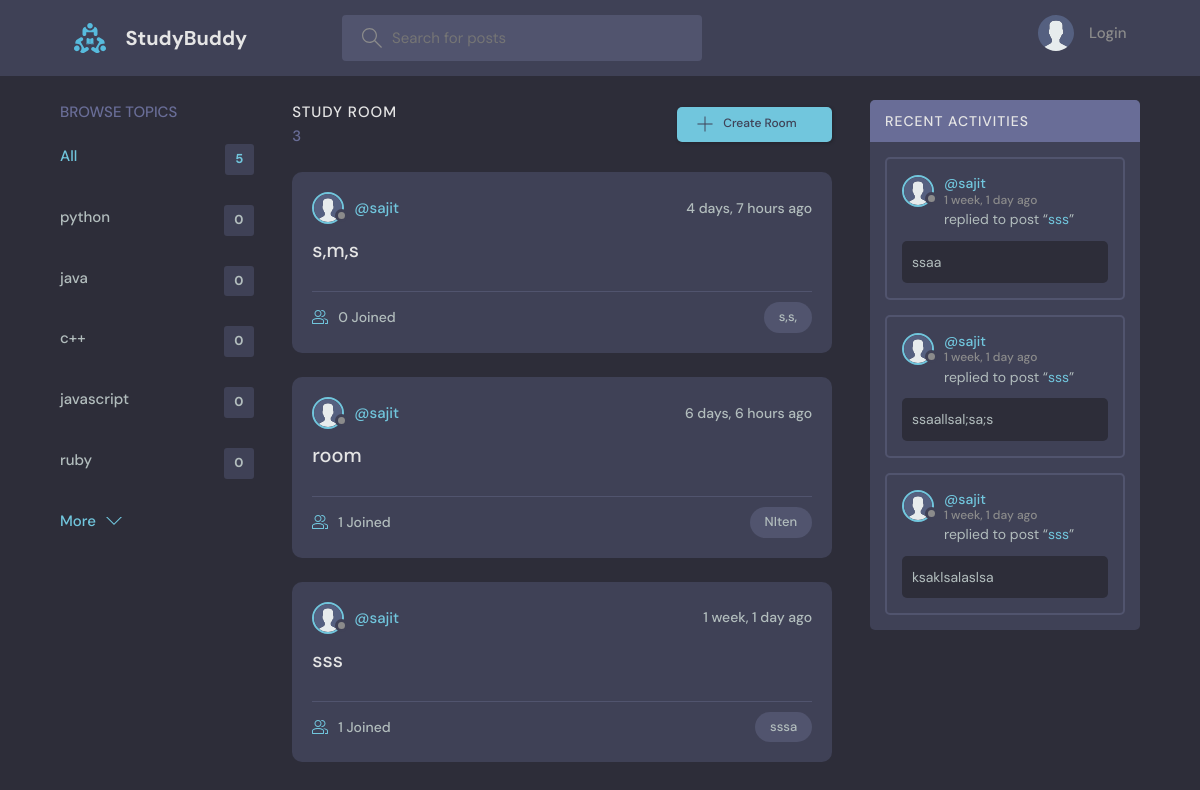
Before: / with the older database file.
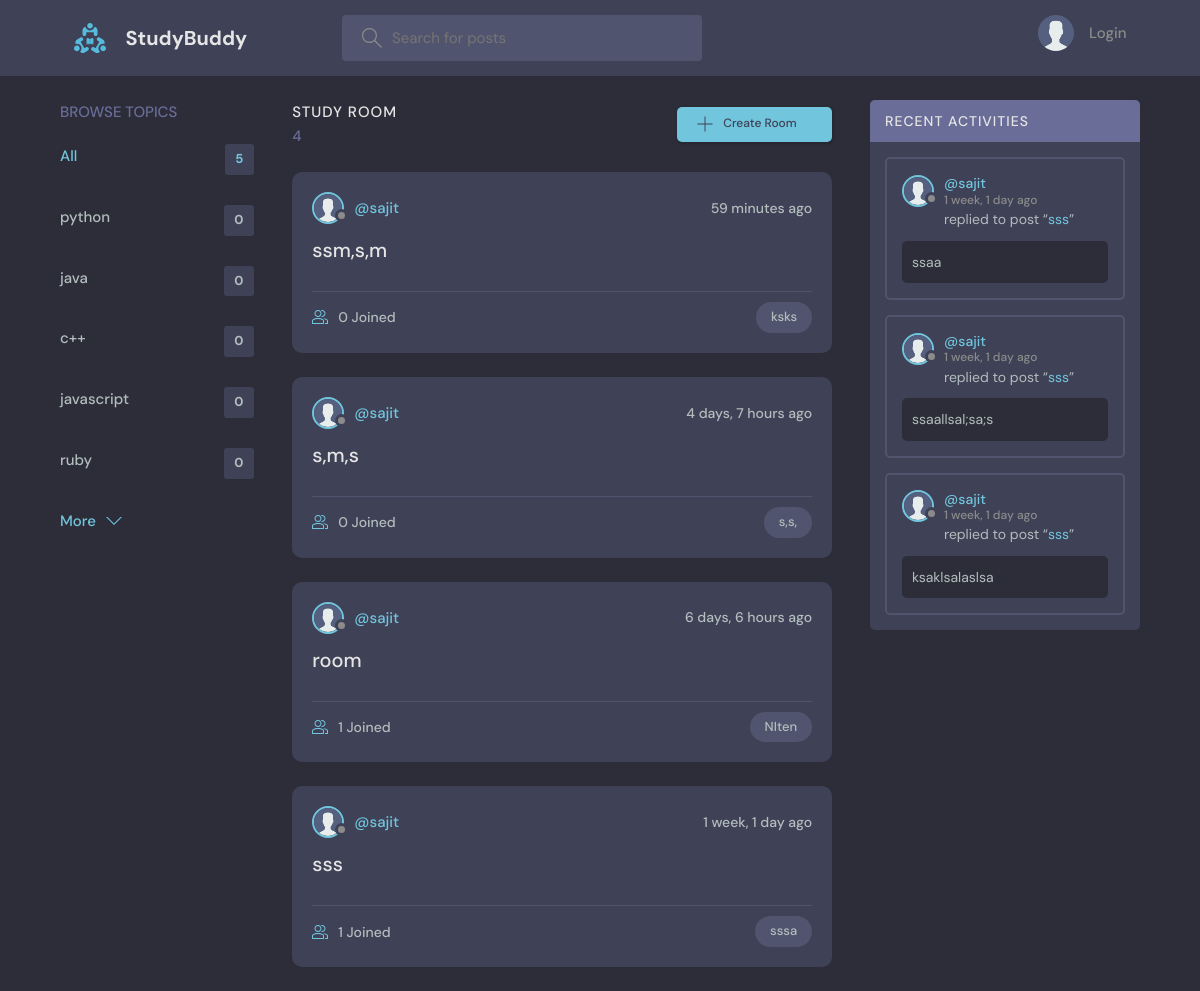
After: the same page with the newer database file.
### base/models.py (models this page shows, shortened)
class Topic(models.Model):
    name =models.CharField(max_length=200)

class Room(models.Model):
    host = models.ForeignKey(User,on_delete=models.SET_NULL,null=True)
    topic = models.ForeignKey(Topic,on_delete=models.SET_NULL,null=True)
    name = models.CharField(max_length=200)
    description = models.TextField(null=True,blank=True)
    participants = models.ManyToManyField(User,related_name='participants',blank=True)
    updated = models.DateTimeField(auto_now=True)
    created = models.DateTimeField(auto_now_add = True)
    class Meta:
     ordering = ['-updated', '-created']
    def __str__(self):
        return self.name

class User(AbstractUser):
    name = models.CharField(max_length=200, null=True)
    email = models.EmailField(unique=True, null=True)
    bio = models.TextField(null=True)
    avatar = models.ImageField(null=True, default="avatar.svg")
    is_verified = models.BooleanField(default=False)
    auth_token = models.CharField(max_length = 100,null=True)
    REQUIRED_FIELDS = []

class Message(models.Model):
        user = models.ForeignKey(User,on_delete = models.CASCADE)
        room = models.ForeignKey(Room,on_delete=models.CASCADE)
        body = models.TextField()
        updated = models.DateField(auto_now= True)
        created = models.DateField(auto_now_add=True)
        class Meta:
            ordering = ['updated' ,'created']

### base/views.py (the view)
# urls.py: path('',views.Home,name = 'Home'),
def Home(request):
    q = request.GET.get('q') if request.GET.get('q') != None else ''
    rooms = Room.objects.filter(
        Q(topic__name__icontains=q) |
        Q(name__icontains=q) |
        Q(description__icontains=q)
    )
    topics = Topic.objects.all()[0:5]
    room_count = rooms.count()
    room_messages = Message.objects.filter(
        Q(room__topic__name__icontains=q))[0:3]
    posts = Post.objects.all()
    context = {'rooms': rooms, 'topics': topics,
               'room_count': room_count, 'room_messages': room_messages,'posts' : posts}
    return render(request, 'base/Home.html', context)

### base/templates/base/Home.html (shortened to what this page needs)
{%extends 'main.html' %}
{%block content %}
    <main class="layout layout--3">
      <div class="container">
        {% include 'base/topics_component.html' %}
        <div class="roomList">
          <div class="roomList__header">
            <div>
              <h2>Study Room</h2>
              <p>{{room_count}}</p>
            </div>
            <a class="btn btn--main" href="{%url 'Create_room' %}">
              <svg version="1.1" xmlns="http://www.w3.org/2000/svg" width="32" height="32" viewBox="0 0 32 32">
                <title>add</title>
                <path
                  d="M16.943 0.943h-1.885v14.115h-14.115v1.885h14.115v14.115h1.885v-14.115h14.115v-1.885h-14.115v-14.115z"
                ></path>
              </svg>
              Create Room
            </a>
          </div>
          {%include 'base/feed_component.html'%}
        </div>
        {%include 'base/activity_component.html'%}
      </div>
    </main>
{%endblock content %}

### base/templates/base/topics_component.html
<div class="topics">
    <div class="topics__header">
      <h2>Browse Topics</h2>
    </div>
    <ul class="topics__list">
      <li>
        <a href="{%url 'Home' %}" class="active">All <span>{{topics.count}}</span></a>
      </li>
      {%for topic in topics %}
      <li>
        <a href="{%url 'Home' %}?q={{topic.name}}">{{topic.name}}<span>{{topic.room_set.all.count}}</span></a>
      </li>
      {%endfor%}
    </ul>
    <a class="btn btn--link" href="topics.html">
      More
      <svg version="1.1" xmlns="http://www.w3.org/2000/svg" width="32" height="32" viewBox="0 0 32 32">
        <title>chevron-down</title>
        <path d="M16 21l-13-13h-3l16 16 16-16h-3l-13 13z"></path>
      </svg>
    </a>
  </div>

### base/templates/base/feed_component.html (shortened to what this page needs)
{% for room in rooms %}
<div class="roomListRoom">
    <div class="roomListRoom__header">
        <a href="{% url 'user-profile' room.host.id %}" class="roomListRoom__author">
            <div class="avatar avatar--small">
                <img src="{{room.host.avatar.url}}" />
            </div>
            <span>@{{room.host.username}}</span>
        </a>
        <div class="roomListRoom__actions">
            <span>{{room.created|timesince}} ago</span>
        </div>
    </div>
    <div class="roomListRoom__content">
        <a href="{% url 'room' room.id %}">{{room.name}}</a>
    </div>
    <div class="roomListRoom__meta">
        <a href="{% url 'room' room.id %}" class="roomListRoom__joined">
            {{room.participants.all.count}} Joined
        </a>
        <p class="roomListRoom__topic">{{room.topic.name}}</p>
    </div>
</div>
{% endfor %}

### base/templates/base/activity_component.html (shortened to what this page needs)
<div class="activities">
    <div class="activities__header">
        <h2>Recent Activities</h2>
    </div>
    {% for message in room_messages %}
    <div class="activities__box">
        <div class="activities__boxHeader roomListRoom__header">
            <a href="{% url 'user-profile' message.user.id %}" class="roomListRoom__author">
                <div class="avatar avatar--small">
                    <img src="{{message.user.avatar.url}}" />
                </div>
                <p>
                    @{{message.user.username}}
                    <span>{{message.created|timesince}} ago</span>
                </p>
            </a>
        </div>
        <div class="activities__boxContent">
            <p>replied to post “<a href="{% url 'room' message.room.id %}">{{message.room}}</a>”</p>
            <div class="activities__boxRoomContent">{{message.body}}</div>
        </div>
    </div>
    {% endfor %}
</div>

Changed rows visible on the page:
added Room: host.avatar (placeholder picture), host.username "sajit", created "59 minutes", name "ssm,s,m", participants.all.count "0", topic.name "ksks"
Other visible differences:
{{ room_count }}: "3" → "4"
